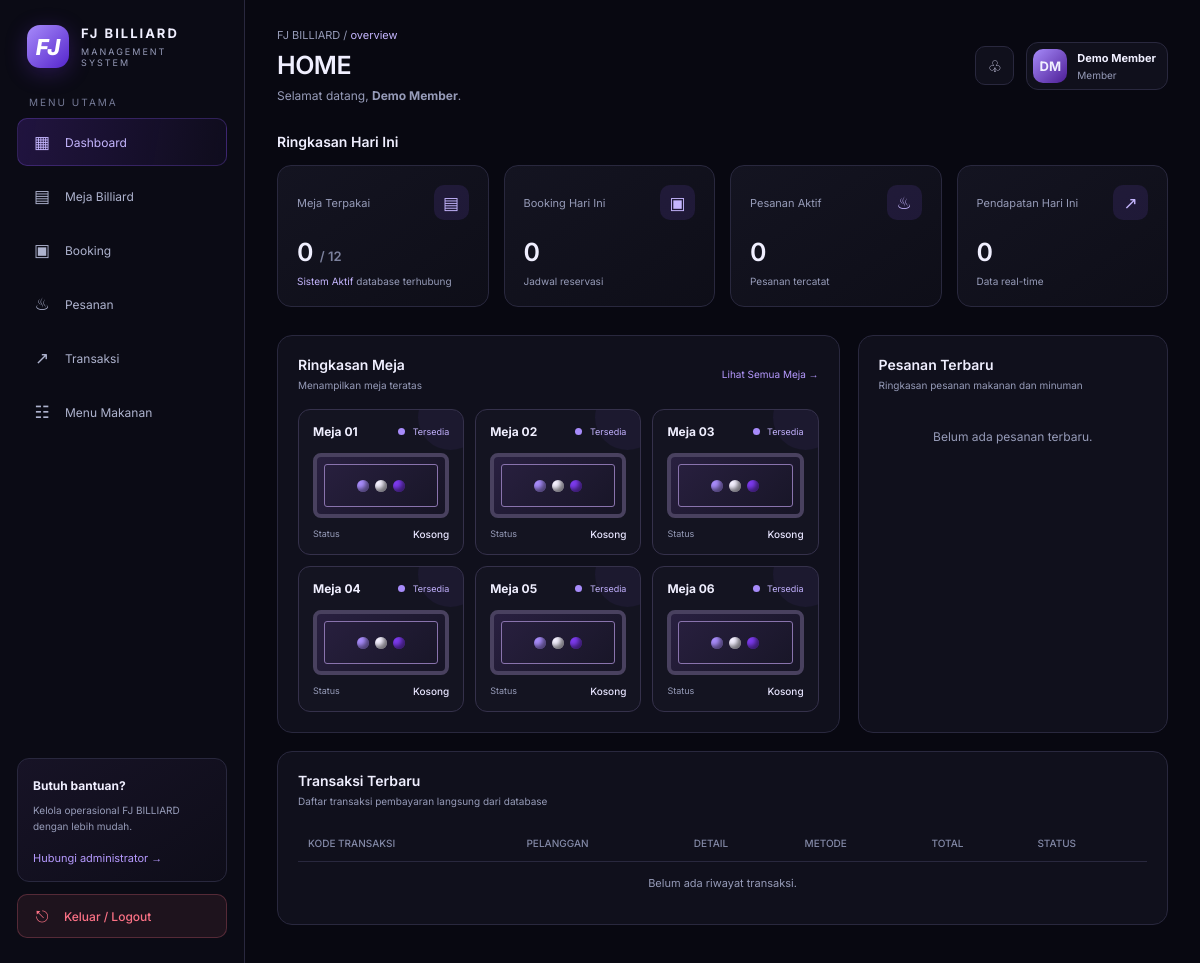
Page /dashboard (signed in) on the earlier database version.
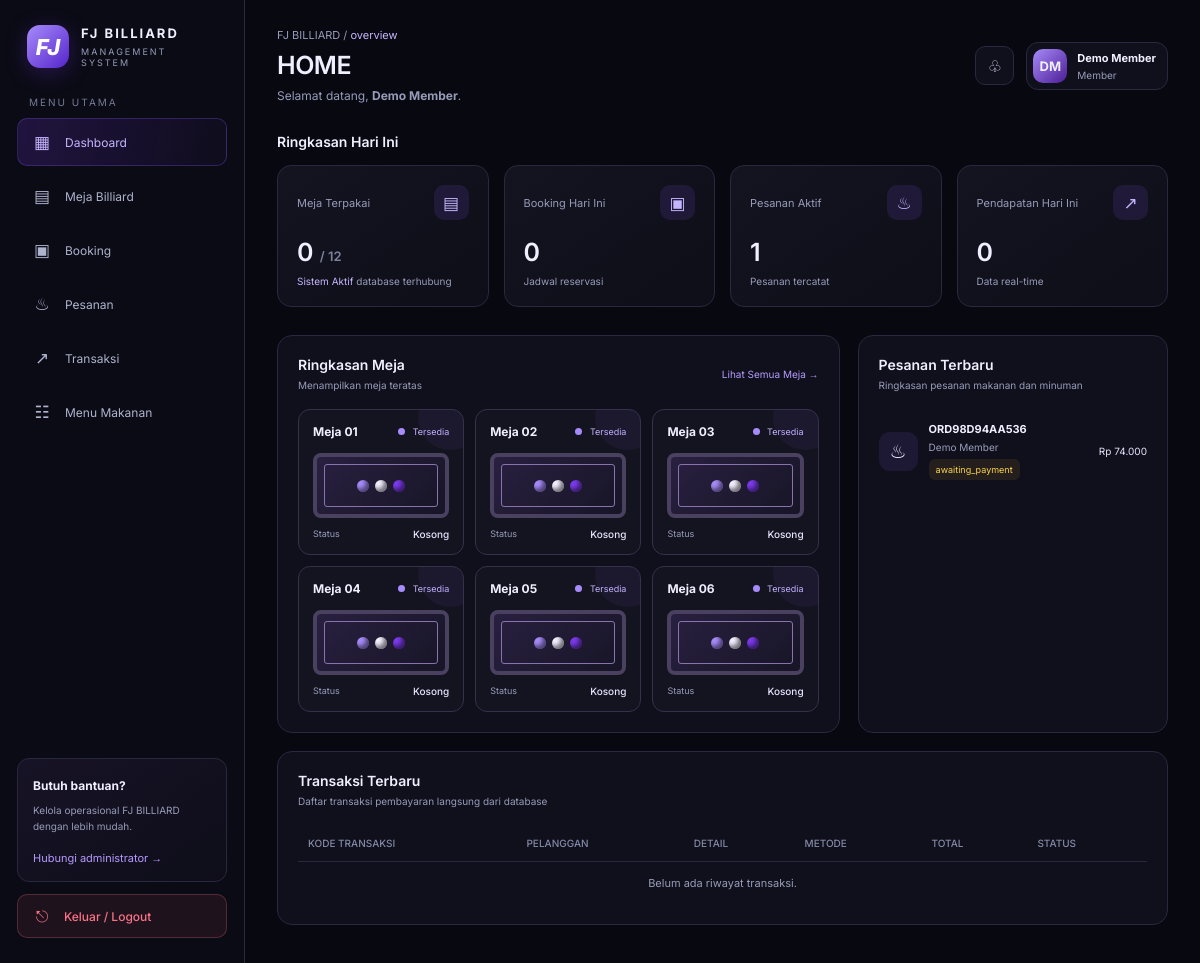
Same page on the later database version.
### tables this page shows
CREATE TABLE billiard_tables (
            id INTEGER PRIMARY KEY AUTOINCREMENT,
            table_number TEXT NOT NULL UNIQUE,
            is_active INTEGER NOT NULL DEFAULT 1
                CHECK (is_active IN (0, 1))
        );

CREATE TABLE orders (
            id INTEGER PRIMARY KEY AUTOINCREMENT,
            order_number TEXT NOT NULL UNIQUE,
            customer_id INTEGER,
            booking_id INTEGER,
            session_id INTEGER,
            status TEXT NOT NULL DEFAULT 'awaiting_payment'
                CHECK (status IN (
                    'awaiting_payment', 'queued', 'preparing',
                    'ready', 'served', 'cancelled'
                )),
            created_at TEXT DEFAULT CURRENT_TIMESTAMP,
            FOREIGN KEY (customer_id) REFERENCES users(id),
            FOREIGN KEY (booking_id) REFERENCES bookings(id),
            FOREIGN KEY (session_id) REFERENCES sessions(id)
        );

### main.py (the view)
@app.route("/dashboard")
@login_required
def dashboard():
    conn = get_db()
    try:
        tables = conn.execute(
            "SELECT id, table_number, is_active FROM billiard_tables ORDER BY table_number"
        ).fetchall()
        recent_orders = conn.execute(
            """
            SELECT o.order_number, o.status,
                   COALESCE(u.full_name, 'Pelanggan Umum') as customer_name,
                   (SELECT SUM(quantity * unit_price) FROM order_items WHERE order_id = o.id) as total_price
            FROM orders o
            LEFT JOIN users u ON o.customer_id = u.id
            ORDER BY o.id DESC LIMIT 5
            """
        ).fetchall()
        recent_transactions = conn.execute(
            """
            SELECT p.payment_code, p.method, p.amount, p.status,
                   COALESCE(u.full_name, 'Pelanggan') as customer_name
            FROM payments p
            LEFT JOIN users u ON p.recorded_by = u.id
            ORDER BY p.id DESC LIMIT 5
            """
        ).fetchall()
        total_tables = len(tables)
        active_tables_count = conn.execute(
            "SELECT COUNT(DISTINCT table_id) FROM sessions WHERE status = 'active'"
        ).fetchone()[0]
    finally:
        conn.close()
    return render_template(
        "dashboard.html",
        nama=session.get("full_name", "Pengguna"),
        role=session.get("role", "member"),
        tables=tables,
        recent_orders=recent_orders,
        recent_transactions=recent_transactions,
        total_tables=total_tables,
        active_tables_count=active_tables_count
    )

### main.py (called while the page is built)
def get_db():
    conn = sqlite3.connect(DB_PATH)
    conn.row_factory = sqlite3.Row
    return conn

def login_required(view):
    @wraps(view)
    def wrapped(*args, **kwargs):
        if "user_id" not in session:
            return redirect(url_for("login"))
        return view(*args, **kwargs)
    return wrapped

### templates/dashboard.html (shortened to what this page needs)
<!DOCTYPE html>
<html lang="id">
<head>
</head>
<body data-user-name="{{ nama }}" data-user-role="{{ role }}">
  <div class="layout">
    <aside class="sidebar">
      <div class="brand">
        <div class="brand-icon">FJ</div>
        <div><strong>FJ BILLIARD</strong><small>MANAGEMENT SYSTEM</small></div>
      </div>
      <div>
        <div class="nav-label">MENU UTAMA</div>
        <nav class="nav" aria-label="Navigasi utama">
          <a href="/dashboard"><button class="active"><span class="nav-icon">▦</span>Dashboard</button></a>
          <a href="/meja"><button><span class="nav-icon">▤</span>Meja Billiard</button></a>
          <a href="/booking"><button><span class="nav-icon">▣</span>Booking</button></a>
          <a href="/pesanan"><button><span class="nav-icon">♨</span>Pesanan</button></a>
          <a href="/transaksi"><button><span class="nav-icon">↗</span>Transaksi</button></a>
          <a href="/menu"><button><span class="nav-icon">☷</span>Menu Makanan</button></a>
        </nav>
      </div>
      <div class="side-bottom">
        <div class="help-card">
          <strong>Butuh bantuan?</strong>
          <p>Kelola operasional FJ BILLIARD dengan lebih mudah.</p>
          <a href="#" id="helpLink">Hubungi administrator →</a>
        </div>
        <form action="/logout" method="POST" class="logout-form">
          <button type="submit" class="btn-logout">
            <span class="nav-icon">⎋</span>
            <span>Keluar / Logout</span>
          </button>
        </form>
      </div>
    </aside>
    <main class="main">
      <header class="topbar">
        <div>
          <div class="crumb">FJ BILLIARD / <span class="accent">overview</span></div>
          <h1 id="pageTitle">HOME</h1>
          <p class="welcome">Selamat datang, <strong id="userName">{{ nama }}</strong>.</p>
        </div>
        <div class="top-actions">
          <button class="icon-btn" id="notificationButton" title="Notifikasi">♧</button>
          <div class="profile">
            <div class="avatar" id="avatar">PG</div>
            <div><strong id="profileName">{{ nama }}</strong><small id="profileRole">{{ role | capitalize }}</small>
            </div>
          </div>
        </div>
      </header>
      <section>
        <h2 class="section-title">Ringkasan Hari Ini</h2>
        <div class="stats">
          <article class="stat">
            <div class="stat-head">Meja Terpakai <span class="stat-icon">▤</span></div>
            <div class="stat-value">{{ active_tables_count }} <span style="font-size:13px;color:#7c819d">/ {{
                total_tables }}</span></div>
            <div class="stat-foot"><span class="accent">Sistem Aktif</span> database terhubung</div>
          </article>
          <article class="stat">
            <div class="stat-head">Booking Hari Ini <span class="stat-icon">▣</span></div>
            <div class="stat-value">0</div>
            <div class="stat-foot">Jadwal reservasi</div>
          </article>
          <article class="stat">
            <div class="stat-head">Pesanan Aktif <span class="stat-icon">♨</span></div>
            <div class="stat-value">{{ recent_orders | length }}</div>
            <div class="stat-foot">Pesanan tercatat</div>
          </article>
          <article class="stat">
            <div class="stat-head">Pendapatan Hari Ini <span class="stat-icon">↗</span></div>
            <div class="stat-value">0</div>
            <div class="stat-foot">Data real-time</div>
          </article>
        </div>
      </section>
      <div class="content-grid">
        <section class="panel">
          <div class="panel-head">
            <div>
              <h2>Ringkasan Meja</h2>
              <p>Menampilkan meja teratas</p>
            </div>
            <a href="/meja" class="panel-link">Lihat Semua Meja →</a>
          </div>
          <div class="table-grid" id="tableGrid">
            {% for table in tables[:6] %}
            <article class="table-card" data-status="{{ 'busy' if not table['is_active'] else 'free' }}">
              <div class="table-top">
                <strong>Meja {{ table['table_number'] }}</strong>
                <span class="status {{ 'busy' if not table['is_active'] else '' }}">
                  <i class="dot {{ 'busy' if not table['is_active'] else 'free' }}"></i>
                  {{ 'Nonaktif' if not table['is_active'] else 'Tersedia' }}
                </span>
              </div>
              <div class="table-art">
                <div class="balls"><i class="ball"></i><i class="ball"></i><i class="ball"></i></div>
              </div>
              <div class="table-meta"><span>Status</span><b>{{ 'Maintenance' if not table['is_active'] else 'Kosong'
                  }}</b></div>
            </article>
            {% else %}
            <p class="empty-note" style="display:block;">Belum ada meja terdaftar.</p>
            {% endfor %}
          </div>
        </section>
        <section class="panel">
          <div class="panel-head">
            <div>
              <h2>Pesanan Terbaru</h2>
              <p>Ringkasan pesanan makanan dan minuman</p>
            </div>
          </div>
          <div class="orders">
            {% for order in recent_orders %}
            <div class="order">
              <div class="food-icon">♨</div>
              <div class="order-info">
                <strong>{{ order['order_number'] }}</strong>
                <small>{{ order['customer_name'] }}</small>
                <span class="badge {{ 'wait' if order['status'] == 'awaiting_payment' else '' }}">{{ order['status']
                  }}</span>
              </div>
              <div class="order-price">Rp {{ "{:,}".format(order['total_price'] or 0).replace(',', '.') }}</div>
            </div>
            {% else %}
            <p class="empty-note" style="display:block;">Belum ada pesanan terbaru.</p>
            {% endfor %}
          </div>
        </section>
      </div>
      <section class="panel transactions">
        <div class="panel-head">
          <div>
            <h2>Transaksi Terbaru</h2>
            <p>Daftar transaksi pembayaran langsung dari database</p>
          </div>
        </div>
        <div class="table-wrap">
          <table>
            <thead>
              <tr>
                <th>KODE TRANSAKSI</th>
                <th>PELANGGAN</th>
                <th>DETAIL</th>
                <th>METODE</th>
                <th>TOTAL</th>
                <th>STATUS</th>
              </tr>
            </thead>
            <tbody>
              {% for trx in recent_transactions %}
              <tr>
                <td>{{ trx['payment_code'] }}</td>
                <td>{{ trx['customer_name'] }}</td>
                <td>Pembayaran Billiard</td>
                <td>{{ trx['method'] | upper }}</td>
                <td>Rp {{ "{:,}".format(trx['amount']).replace(',', '.') }}</td>
                <td><span class="paid">{{ trx['status'] }}</span></td>
              </tr>
              {% else %}
              <tr>
                <td colspan="6" style="text-align: center; color: var(--muted);">Belum ada riwayat transaksi.</td>
              </tr>
              {% endfor %}
            </tbody>
          </table>
        </div>
      </section>
    </main>
  </div>
</body>
</html>

Differences in the rows shown:
added orders: order_number "ORD98D94AA536", customer_name "Demo Member", status "awaiting_payment", total_price "74.000"
Other differences:
{{ recent_orders | length }}: "0" → "1"
text no longer shown: "Belum ada pesanan terbaru."
